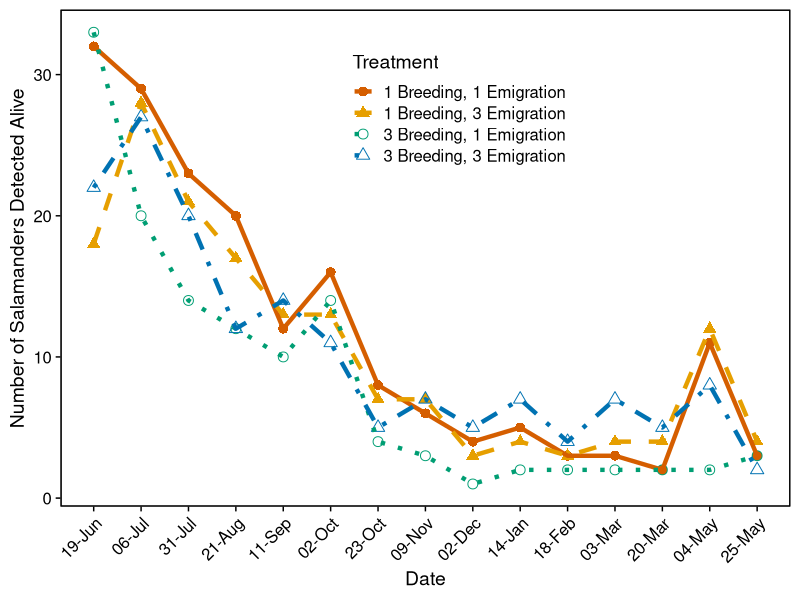
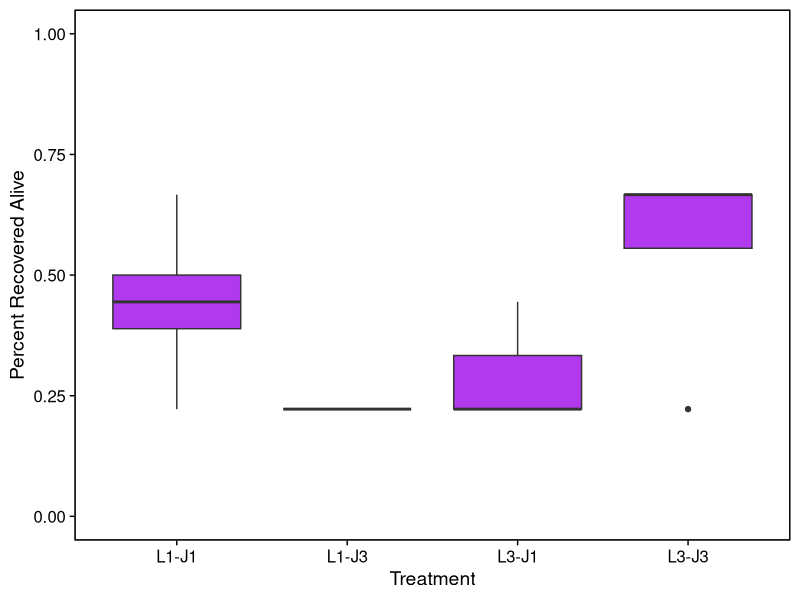

R code for these plots, in order: (Note: this script raises an error after producing the figures.)
## Load Packages:
## --------------
if(!require(tidyr)) install.packages('tidyr'); library("tidyr")
if(!require(readxl)) install.packages('readxl'); library("readxl")
if(!require(ggplot2)) install.packages('ggplot2'); library("ggplot2")
if(!require(dplyr)) install.packages('dplyr'); library("dplyr")
if(!require(viridis)) install.packages('viridis'); library("viridis")

## --------------
#Nick's IPR theme
my_theme2 <- function()
{
  cowplot::theme_cowplot() %+replace%
    theme(panel.background = element_rect(color = "black", size=0.75,
                                          linetype=1),
          panel.border = element_rect(colour = "black", fill=NA, size=0.75),
          axis.line=element_blank(),
          strip.background=element_rect(fill='white'),
          strip.text=element_text(size=12, face='bold'))
}

## Import Data:
## --------------------------------

ao_recaps <- read_excel("Data/AMOP/Recap_Database_2019-2020-Experiments_Master_20200125.xlsx", sheet=2,na=c("NA", ""))## recapture data
ao_penID <- read_excel("Data/AMOP/Pens_Assignments_2019-2020-Experiments.xlsx", na=c("NA", ""))
ao_endfates<-read_excel("Data/AMOP/BreakdownFates_2019-2020-Experiments.xlsx",na=c("NA",""))
ao_sex<-read_excel("Data/AMOP/Siegel Salamander data.xlsx",na=c("NA",""))
ao_endfates<-merge(ao_endfates,ao_sex,by="PIT_Tag")
ao_endfates<-merge(ao_endfates,ao_penID,by=c("PIT_Tag","Juv.Treat","Juv.Pen","Treatment","Species"))

## initial pen assignments

## --------------------------------

## Format/Merge Data:
## ------------------
DOY.adj <- 157                           ## Standardize DOY to date of first release- 07 June 2019

ao_recaps<-ao_recaps%>%
  filter(!grepl("Arianne",Notes) | is.na(Notes)== T)%>%
  mutate(DOY = as.numeric(format(as.Date(as.character(Recap_Date),"%Y-%m-%d"),"%j")),
         DOY_adj = ifelse(DOY >= DOY.adj, yes=DOY-(DOY.adj-1), no=DOY+(365-DOY.adj+1)),
         Rel.DOY = as.numeric(format(as.Date(as.character(Release),"%Y-%m-%d"),"%j")),
         Rel.DOY_adj = ifelse(Rel.DOY >= DOY.adj, yes=Rel.DOY-(DOY.adj-1), no=Rel.DOY+(365-DOY.adj+1)),
         Recap_Loc = as.character(Recap_Loc),
         Rc.Block = sapply(strsplit(Recap_Loc, ","), function(x) x[1]),
         Rc.Pen = sapply(strsplit(Recap_Loc, ","), function(x) x[2]),
         Rc.Micro = sapply(strsplit(Recap_Loc, ","), function(x) x[3]),
         Moved = ifelse(is.na(Moved)==T, yes=0, no=Moved),
         Visual = ifelse(is.na(Visual)==T | Visual==2, yes=0, no=Visual),
         Burr_Vis = ifelse(is.na(Burr_Vis)==T, yes=0, no=Burr_Vis),
         Pre.Alive = (Moved + Visual + Burr_Vis),
         Pre.Alive = ifelse(Pre.Alive >= 1, yes=1, no=0))
ao_recaps<-ao_recaps%>%
         mutate_if(sapply(ao_recaps, is.character), as.factor)

ao_penID1<-ao_penID%>%
  select("PIT_Tag","Species","Juv.Pen","Juv.Treat")%>%
  mutate(Rel.Block = sapply(strsplit(Juv.Pen, ","), function(x) x[1]),
  Rel.Pen = sapply(strsplit(Juv.Pen, ","), function(x) x[2]))
ao_penID1<-ao_penID1%>%
  mutate_if(sapply(ao_penID1, is.character), as.factor)

ao_df <- merge(ao_recaps, ao_penID1, by=c("PIT_Tag"),all=T)

## Summarize/Visualize Data:
## -------------------------
head(df)


## Plot Recap Data by Opacum Variation Treatment
ao_alive <- ao_df%>%
  filter(!(Period%in%c("R1","R2","R3")) & as.factor(Juv.Treat)%in%c("L3-J1","L3-J3","L1-J1","L1-J3"))%>%
  filter(Visual==1 | Moved == 1 | Burr_Vis == 1 )%>%
  distinct(PIT_Tag,Period,.keep_all = TRUE)%>%
  droplevels()

ao_plotdat<-ao_alive%>%
  group_by(Period,Juv.Treat,Juv.Pen)%>%
  summarise(Count=n_distinct(PIT_Tag))

ao_dat <- as.data.frame(table(ao_alive$Period, ao_alive$Juv.Treat))
colnames(ao_dat) <- c("Period", "Treatment","Freq")  

period_dates<-ao_recaps%>%
  group_by(as.numeric(as.character(Period)))%>%
  summarise(FirstDate=min(Recap_Date))
period_dates<-na.omit(period_dates) #why is there an NA for June 7?
period_dates$dayMonth<-format(as.Date(as.character(period_dates$FirstDate),"%Y-%m-%d"),"%d-%b")#calculate Julian Date
cbbPalette <- c("#D55E00","#E69F00", "#009E73", "#0072B2")

#png("opacum_var.png",res=600,height=5,width=5,units="in")
ggplot(ao_dat,aes(as.numeric(as.character(Period)),Freq,shape=Treatment,linetype=Treatment,color=Treatment,group=Treatment))+
  geom_point(size=3)+
  geom_line(size=1.5)+
  scale_shape_manual(values=c(16,17,1,2),labels=c("1 Breeding, 1 Emigration", 
                                                  "1 Breeding, 3 Emigration", 
                                                  "3 Breeding, 1 Emigration",
                                                  "3 Breeding, 3 Emigration"))+
  scale_linetype_manual(values=1:4,labels=c("1 Breeding, 1 Emigration", 
                                             "1 Breeding, 3 Emigration", 
                                             "3 Breeding, 1 Emigration",
                                             "3 Breeding, 3 Emigration"))+
  my_theme2()+
  theme(legend.position = c(0.4,0.8),axis.text.x = element_text(angle = 45,hjust = 1))+
  labs(x="Date",y="Number of Salamanders Detected Alive")+
  scale_color_manual(values=cbbPalette,labels=c("1 Breeding, 1 Emigration", 
                                                         "1 Breeding, 3 Emigration", 
                                                         "3 Breeding, 1 Emigration",
                                                         "3 Breeding, 3 Emigration"))+
  scale_x_continuous(breaks=seq(1,length(period_dates$dayMonth),1),labels=(period_dates$dayMonth))
#dev.off()

#final fate plots
ao_endfates$Alive<-ifelse(grepl("alive",ao_endfates$Fate_notes),1,
                         ifelse(grepl("Dead",ao_endfates$Fate_notes),0,NA))
ao_totals<-ao_endfates%>%
  filter(Juv.Treat%in%c("L1-J1","L3-J1","L1-J3","L3-J3"))%>%
  group_by(Juv.Treat,Juv.Pen,Species)%>%
  dplyr::summarise(Total=sum(Alive,na.rm=T))
  
png("juv_opacvar_survival.png",res=600,height=5,width=5,units="in")
ggplot(ao_totals,aes(Juv.Treat,Total/9))+
  geom_boxplot(fill="darkorchid2")+
  my_theme2()+
  labs(y="Percent Recovered Alive",x="Treatment")+
  lims(y=c(0,1))
dev.off()

car::Anova(glm(cbind(Total,9-Total)~Juv.Treat,data=ao_totals,binomial))


#plot sex by size at metamorphosis
plot(as.numeric(as.factor(Sex))~Meta.Mass.g,ao_endfates,subset=c(Species=="AMOP"))
summary(glm(as.factor(Sex)~Meta.Mass.g,ao_endfates,family=binomial,subset=c(Species=="AMOP")))
